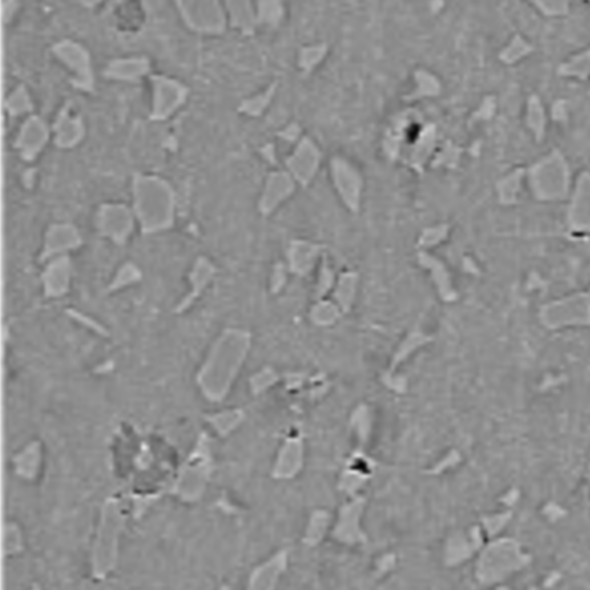
#> input picture image.png, 590 x 590 px
$ python main.py
#> lines starting #> are read from the running program, lines starting #| are printed output that depends on the picture
__author__ = 'p2admin'

import os.path
import pickle
import cv2
import numpy as np
from matplotlib import pyplot as plt

address = ''
filename = 'image.png'
img = cv2.imread(address + filename)
#> img is the input picture: shape (590, 590, 3); min 0, max 228, mean 142.5
gray = cv2.cvtColor(img, cv2.COLOR_BGR2GRAY)
gray = cv2.resize(gray, None, fx=0.5, fy=0.5, )
#> gray: shape (295, 295)
row_, col_ = gray.shape
#> row_ = 295; col_ = 295

# canny edge detection
v = np.median(gray)
#> v = 142
sigma = 0.50

lower = int(max(0, (1.0 - sigma) * v))
#> lower = 71
upper = int(min(255, (1.0 + sigma) * v))
#> upper = 213

edges = cv2.Canny(img,threshold1 = lower, threshold2 = upper)
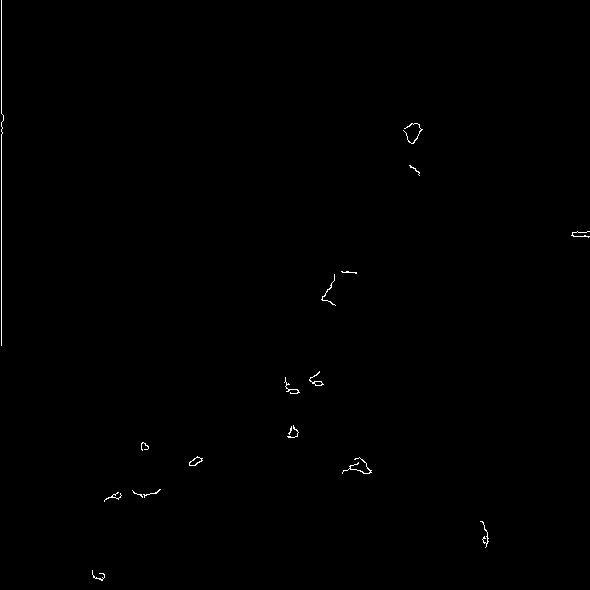
#> edges: shape (590, 590); 0.29% white in thin lines or dots
plt.subplot(121),plt.imshow(gray,'gray'),plt.title('Original Image'),plt.xticks([]), plt.yticks([])
plt.subplot(122),plt.imshow(edges,'gray'),plt.title('Edge Image'), plt.xticks([]), plt.yticks([])
plt.show()
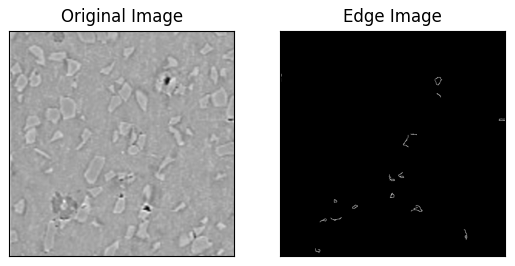
#> figure drawn by matplotlib, 2 panels
